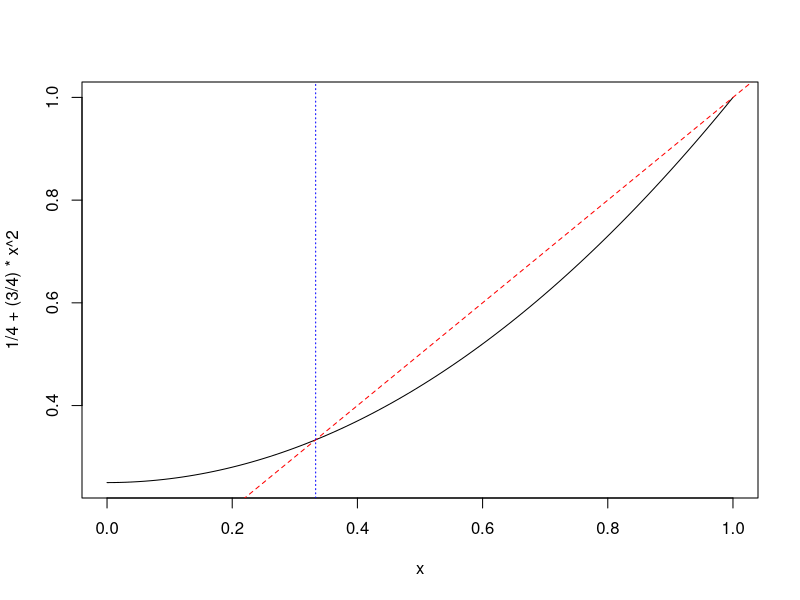

The R source for this figure:
## Population of bacteria (branching process), where adults either die or live to have two children
## What is the probability of extinction starting from an initial population of 2 individuals?

(4 + c(1, -1) * sqrt(4)) / 6  # Equals 1, 1/3

## Figure shows extinction probability of 1/3 when initial population is 1
curve(1/4 + (3/4)*x^2, from=0, to=1)
abline(a=0, b=1, lty=2, col="red")
abline(v=1/3, lty=3, col="blue")

pop_goes_extinct <- function(current_pop, max_pop=10^6, pr_survive=0.75, n_children_if_survive=2) {
    n_survive <- rbinom(1, size=current_pop, prob=pr_survive)
    if(n_survive == 0) return(T)

    ## Size of the next generation
    next_pop <- n_survive * n_children_if_survive

    ## Shortcut: if the current population ever exceeds max_pop, we assume the population never goes extinct
    if(next_pop > max_pop) return(F)

    return(pop_goes_extinct(next_pop, max_pop))
}

## Simulate probability of extinction when initial population is either 1 or 2
n_sims <- 10000
mean(replicate(n_sims, pop_goes_extinct(current_pop=1)))  # 1/3
mean(replicate(n_sims, pop_goes_extinct(current_pop=2)))  # (1/3)^2 == 1/9, around 0.11
